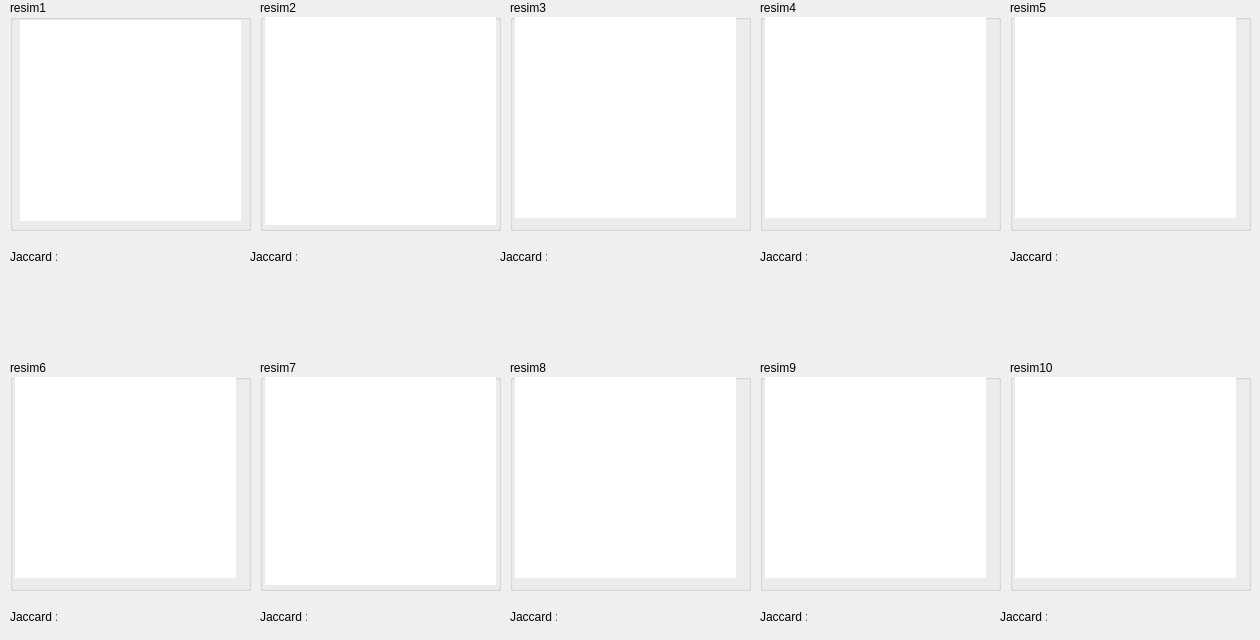
    <widget class="QWidget" name="tab_8">
     <attribute name="title">
      <string>4. resim grubu</string>
     </attribute>
     <widget class="QLabel" name="jacdeger32">
      <property name="geometry">
       <rect>
        <x>320</x>
        <y>250</y>
        <width>141</width>
        <height>21</height>
       </rect>
      </property>
      <property name="styleSheet">
       <string notr="true"/>
      </property>
      <property name="text">
       <string/>
      </property>
      <property name="alignment">
       <set>Qt::AlignRight|Qt::AlignTrailing|Qt::AlignVCenter</set>
      </property>
     </widget>
     <widget class="QGroupBox" name="groupBox_38">
      <property name="geometry">
       <rect>
        <x>760</x>
        <y>360</y>
        <width>241</width>
        <height>231</height>
       </rect>
      </property>
      <property name="title">
       <string>resim9</string>
      </property>
      <widget class="QGraphicsView" name="img39">
       <property name="geometry">
        <rect>
         <x>5</x>
         <y>17</y>
         <width>221</width>
         <height>201</height>
        </rect>
       </property>
       <property name="styleSheet">
        <string notr="true">border:0px;</string>
       </property>
       <property name="verticalScrollBarPolicy">
        <enum>Qt::ScrollBarAlwaysOff</enum>
       </property>
       <property name="horizontalScrollBarPolicy">
        <enum>Qt::ScrollBarAlwaysOff</enum>
       </property>
      </widget>
     </widget>
     <widget class="QLabel" name="jacdeger35">
      <property name="geometry">
       <rect>
        <x>1080</x>
        <y>250</y>
        <width>141</width>
        <height>21</height>
       </rect>
      </property>
      <property name="styleSheet">
       <string notr="true"/>
      </property>
      <property name="text">
       <string/>
      </property>
      <property name="alignment">
       <set>Qt::AlignRight|Qt::AlignTrailing|Qt::AlignVCenter</set>
      </property>
     </widget>
     <widget class="QGroupBox" name="groupBox_39">
      <property name="geometry">
       <rect>
        <x>260</x>
        <y>360</y>
        <width>241</width>
        <height>231</height>
       </rect>
      </property>
      <property name="title">
       <string>resim7</string>
      </property>
      <widget class="QGraphicsView" name="img37">
       <property name="geometry">
        <rect>
         <x>5</x>
         <y>17</y>
         <width>231</width>
         <height>208</height>
        </rect>
       </property>
       <property name="styleSheet">
        <string notr="true">border:0px;</string>
       </property>
       <property name="verticalScrollBarPolicy">
        <enum>Qt::ScrollBarAlwaysOff</enum>
       </property>
       <property name="horizontalScrollBarPolicy">
        <enum>Qt::ScrollBarAlwaysOff</enum>
       </property>
      </widget>
     </widget>
     <widget class="QGroupBox" name="groupBox_40">
      <property name="geometry">
       <rect>
        <x>1010</x>
        <y>360</y>
        <width>241</width>
        <height>231</height>
       </rect>
      </property>
      <property name="title">
       <string>resim10</string>
      </property>
      <widget class="QGraphicsView" name="img40">
       <property name="geometry">
        <rect>
         <x>5</x>
         <y>17</y>
         <width>221</width>
         <height>201</height>
        </rect>
       </property>
       <property name="styleSheet">
        <string notr="true">border:0px;</string>
       </property>
       <property name="verticalScrollBarPolicy">
        <enum>Qt::ScrollBarAlwaysOff</enum>
       </property>
       <property name="horizontalScrollBarPolicy">
        <enum>Qt::ScrollBarAlwaysOff</enum>
       </property>
      </widget>
     </widget>
     <widget class="QLabel" name="jacdeger36">
      <property name="geometry">
       <rect>
        <x>80</x>
        <y>610</y>
        <width>141</width>
        <height>21</height>
       </rect>
      </property>
      <property name="styleSheet">
       <string notr="true"/>
      </property>
      <property name="text">
       <string/>
      </property>
      <property name="alignment">
       <set>Qt::AlignRight|Qt::AlignTrailing|Qt::AlignVCenter</set>
      </property>
     </widget>
     <widget class="QLabel" name="jacdeger31">
      <property name="geometry">
       <rect>
        <x>80</x>
        <y>250</y>
        <width>141</width>
        <height>21</height>
       </rect>
      </property>
      <property name="styleSheet">
       <string notr="true"/>
      </property>
      <property name="text">
       <string/>
      </property>
      <property name="alignment">
       <set>Qt::AlignRight|Qt::AlignTrailing|Qt::AlignVCenter</set>
      </property>
     </widget>
     <widget class="QGroupBox" name="groupBox_41">
      <property name="geometry">
       <rect>
        <x>510</x>
        <y>0</y>
        <width>241</width>
        <height>231</height>
       </rect>
      </property>
      <property name="title">
       <string>resim3</string>
      </property>
      <widget class="QGraphicsView" name="img33">
       <property name="geometry">
        <rect>
         <x>5</x>
         <y>17</y>
         <width>221</width>
         <height>201</height>
        </rect>
       </property>
       <property name="styleSheet">
        <string notr="true">border:0px;</string>
       </property>
       <property name="verticalScrollBarPolicy">
        <enum>Qt::ScrollBarAlwaysOff</enum>
       </property>
       <property name="horizontalScrollBarPolicy">
        <enum>Qt::ScrollBarAlwaysOff</enum>
       </property>
      </widget>
     </widget>
     <widget class="QLabel" name="jacdeger39">
      <property name="geometry">
       <rect>
        <x>830</x>
        <y>610</y>
        <width>141</width>
        <height>21</height>
       </rect>
      </property>
      <property name="styleSheet">
       <string notr="true"/>
      </property>
      <property name="text">
       <string/>
      </property>
      <property name="alignment">
       <set>Qt::AlignRight|Qt::AlignTrailing|Qt::AlignVCenter</set>
      </property>
     </widget>
     <widget class="QLabel" name="jacdeger34">
      <property name="geometry">
       <rect>
        <x>830</x>
        <y>250</y>
        <width>141</width>
        <height>21</height>
       </rect>
      </property>
      <property name="styleSheet">
       <string notr="true"/>
      </property>
      <property name="text">
       <string/>
      </property>
      <property name="alignment">
       <set>Qt::AlignRight|Qt::AlignTrailing|Qt::AlignVCenter</set>
      </property>
     </widget>
     <widget class="QGroupBox" name="groupBox_42">
      <property name="geometry">
       <rect>
        <x>260</x>
        <y>0</y>
        <width>241</width>
        <height>231</height>
       </rect>
      </property>
      <property name="title">
       <string>resim2</string>
      </property>
      <widget class="QGraphicsView" name="img32">
       <property name="geometry">
        <rect>
         <x>5</x>
         <y>17</y>
         <width>231</width>
         <height>208</height>
        </rect>
       </property>
       <property name="styleSheet">
        <string notr="true">border:0px;</string>
       </property>
       <property name="verticalScrollBarPolicy">
        <enum>Qt::ScrollBarAlwaysOff</enum>
       </property>
       <property name="horizontalScrollBarPolicy">
        <enum>Qt::ScrollBarAlwaysOff</enum>
       </property>
      </widget>
     </widget>
     <widget class="QLabel" name="jacdeger40">
      <property name="geometry">
       <rect>
        <x>1070</x>
        <y>610</y>
        <width>141</width>
        <height>21</height>
       </rect>
      </property>
      <property name="styleSheet">
       <string notr="true"/>
      </property>
      <property name="text">
       <string/>
      </property>
      <property name="alignment">
       <set>Qt::AlignRight|Qt::AlignTrailing|Qt::AlignVCenter</set>
      </property>
     </widget>
     <widget class="QGroupBox" name="groupBox_43">
      <property name="geometry">
       <rect>
        <x>510</x>
        <y>360</y>
        <width>241</width>
        <height>231</height>
       </rect>
      </property>
      <property name="title">
       <string>resim8</string>
      </property>
      <widget class="QGraphicsView" name="img38">
       <property name="geometry">
        <rect>
         <x>5</x>
         <y>17</y>
         <width>221</width>
         <height>201</height>
        </rect>
       </property>
       <property name="styleSheet">
        <string notr="true">border:0px;</string>
       </property>
       <property name="verticalScrollBarPolicy">
        <enum>Qt::ScrollBarAlwaysOff</enum>
       </property>
       <property name="horizontalScrollBarPolicy">
        <enum>Qt::ScrollBarAlwaysOff</enum>
       </property>
      </widget>
     </widget>
     <widget class="QGroupBox" name="groupBox_44">
      <property name="geometry">
       <rect>
        <x>10</x>
        <y>360</y>
        <width>241</width>
        <height>231</height>
       </rect>
      </property>
      <property name="title">
       <string>resim6</string>
      </property>
      <widget class="QGraphicsView" name="img36">
       <property name="geometry">
        <rect>
         <x>5</x>
         <y>17</y>
         <width>221</width>
         <height>201</height>
        </rect>
       </property>
       <property name="styleSheet">
        <string notr="true">border:0px;</string>
       </property>
       <property name="verticalScrollBarPolicy">
        <enum>Qt::ScrollBarAlwaysOff</enum>
       </property>
       <property name="horizontalScrollBarPolicy">
        <enum>Qt::ScrollBarAlwaysOff</enum>
       </property>
      </widget>
     </widget>
     <widget class="QLabel" name="jacdeger37">
      <property name="geometry">
       <rect>
        <x>330</x>
        <y>610</y>
        <width>141</width>
        <height>21</height>
       </rect>
      </property>
      <property name="styleSheet">
       <string notr="true"/>
      </property>
      <property name="text">
       <string/>
      </property>
      <property name="alignment">
       <set>Qt::AlignRight|Qt::AlignTrailing|Qt::AlignVCenter</set>
      </property>
     </widget>
     <widget class="QLabel" name="jacdeger33">
      <property name="geometry">
       <rect>
        <x>570</x>
        <y>250</y>
        <width>141</width>
        <height>21</height>
       </rect>
      </property>
      <property name="styleSheet">
       <string notr="true"/>
      </property>
      <property name="text">
       <string/>
      </property>
      <property name="alignment">
       <set>Qt::AlignRight|Qt::AlignTrailing|Qt::AlignVCenter</set>
      </property>
     </widget>
     <widget class="QLabel" name="jacdeger38">
      <property name="geometry">
       <rect>
        <x>580</x>
        <y>610</y>
        <width>141</width>
        <height>21</height>
       </rect>
      </property>
      <property name="styleSheet">
       <string notr="true"/>
      </property>
      <property name="text">
       <string/>
      </property>
      <property name="alignment">
       <set>Qt::AlignRight|Qt::AlignTrailing|Qt::AlignVCenter</set>
      </property>
     </widget>
     <widget class="QGroupBox" name="groupBox_45">
      <property name="geometry">
       <rect>
        <x>760</x>
        <y>0</y>
        <width>241</width>
        <height>231</height>
       </rect>
      </property>
      <property name="title">
       <string>resim4</string>
      </property>
      <widget class="QGraphicsView" name="img34">
       <property name="geometry">
        <rect>
         <x>5</x>
         <y>17</y>
         <width>221</width>
         <height>201</height>
        </rect>
       </property>
       <property name="styleSheet">
        <string notr="true">border:0px;</string>
       </property>
       <property name="verticalScrollBarPolicy">
        <enum>Qt::ScrollBarAlwaysOff</enum>
       </property>
       <property name="horizontalScrollBarPolicy">
        <enum>Qt::ScrollBarAlwaysOff</enum>
       </property>
      </widget>
     </widget>
     <widget class="QGroupBox" name="groupBox_46">
      <property name="geometry">
       <rect>
        <x>10</x>
        <y>0</y>
        <width>241</width>
        <height>231</height>
       </rect>
      </property>
      <property name="title">
       <string>resim1</string>
      </property>
      <widget class="QGraphicsView" name="img31">
       <property name="geometry">
        <rect>
         <x>10</x>
         <y>20</y>
         <width>221</width>
         <height>201</height>
        </rect>
       </property>
       <property name="styleSheet">
        <string notr="true">border:0px;</string>
       </property>
       <property name="verticalScrollBarPolicy">
        <enum>Qt::ScrollBarAlwaysOff</enum>
       </property>
       <property name="horizontalScrollBarPolicy">
        <enum>Qt::ScrollBarAlwaysOff</enum>
       </property>
      </widget>
     </widget>
     <widget class="QGroupBox" name="groupBox_47">
      <property name="geometry">
       <rect>
        <x>1010</x>
        <y>0</y>
        <width>241</width>
        <height>231</height>
       </rect>
      </property>
      <property name="title">
       <string>resim5</string>
      </property>
      <widget class="QGraphicsView" name="img35">
       <property name="geometry">
        <rect>
         <x>5</x>
         <y>17</y>
         <width>221</width>
         <height>201</height>
        </rect>
       </property>
       <property name="styleSheet">
        <string notr="true">border:0px;</string>
       </property>
       <property name="verticalScrollBarPolicy">
        <enum>Qt::ScrollBarAlwaysOff</enum>
       </property>
       <property name="horizontalScrollBarPolicy">
        <enum>Qt::ScrollBarAlwaysOff</enum>
       </property>
      </widget>
     </widget>
     <widget class="QLabel" name="label_44">
      <property name="geometry">
       <rect>
        <x>500</x>
        <y>250</y>
        <width>47</width>
        <height>13</height>
       </rect>
      </property>
      <property name="text">
       <string>Jaccard :</string>
      </property>
     </widget>
     <widget class="QLabel" name="label_45">
      <property name="geometry">
       <rect>
        <x>10</x>
        <y>250</y>
        <width>47</width>
        <height>13</height>
       </rect>
      </property>
      <property name="text">
       <string>Jaccard :</string>
      </property>
     </widget>
     <widget class="QLabel" name="label_46">
      <property name="geometry">
       <rect>
        <x>760</x>
        <y>610</y>
        <width>47</width>
        <height>13</height>
       </rect>
      </property>
      <property name="text">
       <string>Jaccard :</string>
      </property>
     </widget>
     <widget class="QLabel" name="label_47">
      <property name="geometry">
       <rect>
        <x>250</x>
        <y>250</y>
        <width>47</width>
        <height>13</height>
       </rect>
      </property>
      <property name="text">
       <string>Jaccard :</string>
      </property>
     </widget>
     <widget class="QLabel" name="label_48">
      <property name="geometry">
       <rect>
        <x>760</x>
        <y>250</y>
        <width>47</width>
        <height>13</height>
       </rect>
      </property>
      <property name="text">
       <string>Jaccard :</string>
      </property>
     </widget>
     <widget class="QLabel" name="label_49">
      <property name="geometry">
       <rect>
        <x>10</x>
        <y>610</y>
        <width>47</width>
        <height>13</height>
       </rect>
      </property>
      <property name="text">
       <string>Jaccard :</string>
      </property>
     </widget>
     <widget class="QLabel" name="label_50">
      <property name="geometry">
       <rect>
        <x>260</x>
        <y>610</y>
        <width>47</width>
        <height>13</height>
       </rect>
      </property>
      <property name="text">
       <string>Jaccard :</string>
      </property>
     </widget>
     <widget class="QLabel" name="label_51">
      <property name="geometry">
       <rect>
        <x>510</x>
        <y>610</y>
        <width>47</width>
        <height>13</height>
       </rect>
      </property>
      <property name="text">
       <string>Jaccard :</string>
      </property>
     </widget>
     <widget class="QLabel" name="label_52">
      <property name="geometry">
       <rect>
        <x>1010</x>
        <y>250</y>
        <width>47</width>
        <height>13</height>
       </rect>
      </property>
      <property name="text">
       <string>Jaccard :</string>
      </property>
     </widget>
     <widget class="QLabel" name="label_53">
      <property name="geometry">
       <rect>
        <x>1000</x>
        <y>610</y>
        <width>47</width>
        <height>13</height>
       </rect>
      </property>
      <property name="text">
       <string>Jaccard :</string>
      </property>
     </widget>
    </widget>
